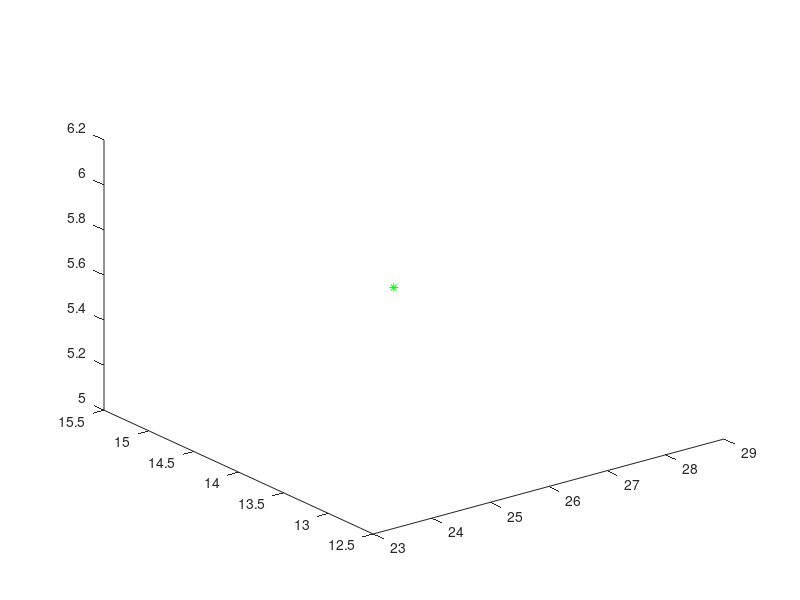

The MATLAB source for this figure:
%Ejercico para cualquier problema traslacion-rotación
tetha = 29
rad = (tetha*(2*pi))/360

%Matriz p

P = [3.4; 7.15; 8.03; 1]

Px = P(1,1)
Py = P(2,1)
Pz = P(3,1)

%Definimos Matriz Tpy

Tpy = [cos(rad), 0, sin(rad), (Px*cos(rad))+(Pz*cos(rad));...
    0, 1, 0, Py;...
    -sin(rad), 0, cos(rad), (Pz*cos(rad))-(Px*cos(rad));...
    0, 0, 0, 1]

%Matriz Ruvw
Ruvw = [13; 6.9; 9.0; 1]

%Multipicamos Tpy por Ruvw Para obtener la resultante
res = Tpy *Ruvw

%Obtenermos los valores a graficar de la resultante
R1 = res(1,1)
R2 = res(2,1)
R3 = res(3,1)

%graficamos 
plot3(R1,R2,R3, "g*")

